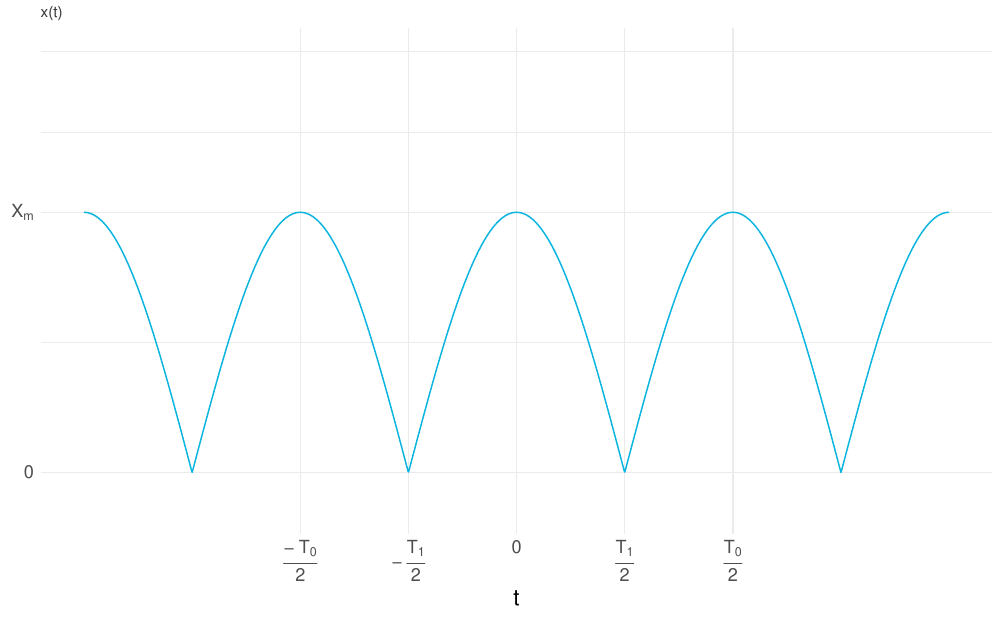

Source code (R):
# square wave plot

library(ggplot2)

options(scipen=10000)

epsilon <- 50 * 10^(-6)
Xm      <- 1
D       <- 0.5
T1      <- 25 * 10^(-6)
tau     <- D * T1


output_width  <- 10
output_height <- output_width * 0.6180339887498948

ylabel <- bquote( "x" )
xlabel <- bquote( "t" )


xbreaks <- c(0, -T1/2, T1/2, -T1, T1)
xlabels <- c(0, bquote("-"~over("T"[1], 2)), bquote(over("T"[1], 2)), bquote(over("-"~"T"[0], 2)), bquote(over("T"[0], 2)))

fun <- function(t) {

  abs(Xm*cos(pi/T1*t))

}

function_color <- "#0CB5DF"
indie_wave_color <- "#0CB5DF22"

#df <- data.frame(x=xsteps, y=wave1)
####################################################################

p <- ggplot(data.frame(x=c(0,2), y=c(0,2)), aes(x=x)) +

        theme_minimal() + # maybe theme_bw()
        theme(legend.position="none", plot.title = element_text(color = "gray21", size=1.6180339887498948^5), plot.subtitle = element_text(color = "grey80", size=1.6180339887498948^5)) +
        ggtitle(bquote("x(t)")) +

        stat_function(fun = fun, colour   = function_color, n=2000)+


        theme(text = element_text(size=16.180339887498948), axis.title.y = element_text(angle = 0, vjust = .5), panel.grid.minor.x = element_blank()) + # rotate axis title

        xlab(xlabel) +
        ylab("")  +

        scale_y_continuous(limits=c(-0.145898034, 1.6180339887498948), breaks=c(0,Xm, 1.6180339887498948), labels=c(0, bquote("X"["m"]), "")) +
        scale_x_continuous(limits=c(-epsilon, epsilon), breaks=xbreaks, labels=xlabels)
        #scale_x_discrete(limits=1, breaks=c(1,2,3)) #labels=c(0, bquote("-"~over("T1",2)), bquote(over(-tau,2)), bquote(over(-tau,2)), bquote(over(tau,2))) )


pdf("2_2_function.pdf", width = output_width, height = output_height, )
p
